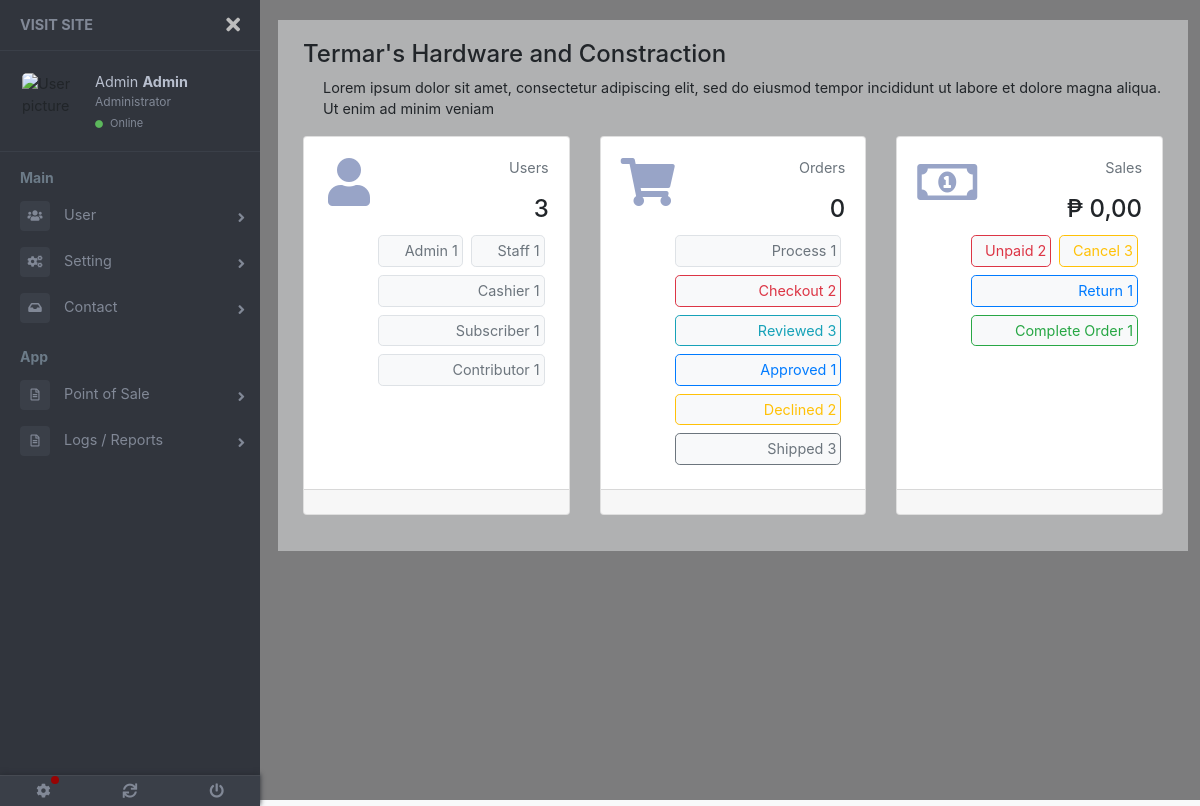
The page /routes/dashboard/index.php (signed in) on the database its author committed.
### tables this page shows
CREATE TABLE `conf` (
  `id` int(11) NOT NULL,
  `cmpny_name` varchar(254) NOT NULL,
  `sys_name` varchar(254) NOT NULL,
  `sys_ver` varchar(254) NOT NULL,
  `sys_logo` varchar(254) NOT NULL,
  `navbar_logo` varchar(254) NOT NULL,
  `favicon` varchar(254) NOT NULL,
  `quote_title` varchar(254) NOT NULL,
  `ceo_pres` varchar(254) NOT NULL,
  `memail` varchar(254) NOT NULL,
  `facebook` text NOT NULL,
  `telno` varchar(254) NOT NULL,
  `mobileno` varchar(254) NOT NULL,
  `maddress` text NOT NULL,
  `idletime` int(11) NOT NULL,
  `themename` varchar(254) NOT NULL,
  `domainhome` varchar(254) NOT NULL,
  `fontglobal` varchar(254) NOT NULL,
  `datetoday` varchar(8) NOT NULL,
  `created` datetime NOT NULL,
  `primary_color` varchar(254) NOT NULL,
  `second_color` varchar(254) NOT NULL,
  `third_color` varchar(254) NOT NULL,
  `forth_color` varchar(254) NOT NULL,
  `fifth_color` varchar(254) NOT NULL,
  `sixth_color` varchar(254) NOT NULL,
  `seventh_color` varchar(254) NOT NULL,
  `eight_color` varchar(254) NOT NULL,
  `ninght_color` varchar(254) NOT NULL,
  `tenth_color` varchar(254) NOT NULL,
  `menu_gradient_color` varchar(254) NOT NULL,
  `geo_map` text NOT NULL,
  `build_by` varchar(254) NOT NULL,
  `cwebzite` varchar(254) NOT NULL,
  `dcurrencyx` varchar(15) NOT NULL,
  `nav_bar_orrient` text NOT NULL,
  `modified` timestamp NOT NULL DEFAULT current_timestamp() ON UPDATE current_timestamp(),
  `button_size` text NOT NULL,
  `content_width` text NOT NULL
);

### routes/dashboard/index.php (called while the page is built, shortened)
<?php
	include_once "../../inc/webconfig/conf.php";
	include_once "../../content/template-part/".$themename."/dashboard-header.php";
	include_once "../../content/view/dashboard/index.php";
	include_once "../../content/template-part/".$themename."/dashboard-footer.php";

### inc/webconfig/conf.php (called while the page is built, shortened)
<?php
	try {
		$cnn = new PDO("mysql:host={$host};dbname={$db}", $unameroot, $pw);
		$qry_webconf = "SELECT * FROM conf LIMIT 1";
		$stmt_webconf = $cnn->prepare($qry_webconf);
		$stmt_webconf->execute();
		$row_webconf = $stmt_webconf->fetch(PDO::FETCH_ASSOC);
		$sysname = $row_webconf['sys_name'];
		$quotetitle = $row_webconf['quote_title'];
		$dcurrencyx = $row_webconf['dcurrencyx'];
	} catch(PDOException $e) {
		$err = $e->getMessage();
		$err2 = strrchr($e,"1049");
		if($err2=1049){
			echo "Error: Unknown Database.<br><a href='../../dbase/creadb'>Fix It!</a>";
			die;
		}
	}

### inc/dashboard/analysis-front.php (called while the page is built)
<?php
	include_once "../../inc/cnndb.php";
	$qry_user = "SELECT * FROM tblsysuser WHERE deletedx=0";
	$stmnt_user = $cnn->prepare($qry_user);
	$stmnt_user->execute();
	$rwCntUsr = $stmnt_user->rowCount();
	$qry_order = "SELECT * FROM tbl_order_customer WHERE remarks=:process OR remarks=:checkout OR remarks=:reviewed OR remarks=:approved OR remarks=:shipped AND status=:unpaid AND deleted=0";
	$stmnt_order = $cnn->prepare($qry_order);
	$process = 'Process';
	$checkout = 'Checkout';
	$reviewed = 'Reviewed';
	$approved = 'Approved';
	$shipped = 'Shipped';
	$unpaid = 'Unpaid';
	$stmnt_order->bindParam(':process', $process);
	$stmnt_order->bindParam(':checkout', $checkout);
	$stmnt_order->bindParam(':reviewed', $reviewed);
	$stmnt_order->bindParam(':approved', $approved);
	$stmnt_order->bindParam(':shipped', $shipped);
	$stmnt_order->bindParam(':unpaid', $unpaid);
	$stmnt_order->execute();
	$rwCntOrdr = $stmnt_order->rowCount();
	$qry_sales = "SELECT SUM(sub_total) AS tsales FROM tbl_order_customer WHERE status=:paid AND deleted=0";
	$stmnt_sales = $cnn->prepare($qry_sales);
	$paid = 'Paid';
	$stmnt_sales->bindParam(':paid', $paid);
	$stmnt_sales->execute();
	$row_sales = $stmnt_sales->fetch(PDO::FETCH_ASSOC);
	if ($row_sales['tsales']==0) {
		$rwCntSals = '0.00';
	} else {
		$rwCntSals = $row_sales['tsales'];
	}
	$total_user = $rwCntUsr;
	$total_order = $rwCntOrdr;
	$total_sales = number_format($rwCntSals,2,',','.');

### content/view/dashboard/index.php (the view, shortened to what this page needs)
<?php
	include_once "../../content/template-part/".$themename."/dashboard-navbar.php";
	include_once "../../inc/dashboard/analysis-front.php";
?>
<main class="page-content">
	<div class="container-fluid bg-light-opacity">
		<h4><?php echo $sysname; ?></h4>
		<p><?php echo $quotetitle ; ?></p>
		<div class="card-deck mb-3">
			<div class="card bg-default">
				<div class="card-body text-center">
					<div class="card-innerBody d-flex">
						<div class="card-icon text-light"><i aria-hidden="true" class="fa fa-user"></i></div>
						<div class="ml-auto">
							<p class="card-label text-right text-muted">Users</p>
							<h4  class="card-text text-right "><?php echo $total_user; ?></h4>
							<div class="d-flex flex-wrap text-right">
								<div class="p-1 m-1 rounded-lg bg-light flex-fill text-muted border border-muted">Admin 1</div>
								<div class="p-1 m-1 rounded-lg bg-light flex-fill text-muted border border-muted">Staff 1</div>
								<div class="p-1 m-1 rounded-lg bg-light flex-fill text-muted border border-muted">Cashier 1</div>
								<div class="p-1 m-1 rounded-lg bg-light flex-fill text-muted border border-muted">Subscriber 1</div>
								<div class="p-1 m-1 rounded-lg bg-light flex-fill text-muted border border-muted">Contributor 1</div>
							</div>
						</div>
					</div>
				</div>
				<div class="card-footer d-flex">
				</div>
			</div>
			<div class="card bg-default">
				<div class="card-body text-center">
					<div class="card-innerBody d-flex">
						<div class="card-icon text-light"><i aria-hidden="true" class="fa fa-shopping-cart"></i></div>
						<div class="ml-auto">
							<p class="card-label text-right text-muted">Orders</p>
							<h4 class="card-text text-right"><?php echo $total_order; ?></h4>
							<div class="d-flex flex-wrap text-right">
								<div class="p-1 m-1 rounded-lg bg-light flex-fill text-muted border border-muted">Process 1</div>
							 	<div class="p-1 m-1 rounded-lg bg-light flex-fill text-danger border border-danger">Checkout 2</div>
								<div class="p-1 m-1 rounded-lg bg-light flex-fill text-info border border-info">Reviewed 3</div>
								<div class="p-1 m-1 rounded-lg bg-light flex-fill text-primary border border-primary">Approved 1</div>
							 	<div class="p-1 m-1 rounded-lg bg-light flex-fill text-warning border border-warning">Declined 2</div>
								<div class="p-1 m-1 rounded-lg bg-light flex-fill text-secondary border border-secondary">Shipped 3</div>
							</div>
						</div>
					</div>
				</div>
				<div class="card-footer d-flex">
				</div>
			</div>
			<div class="card bg-default">
				<div class="card-body text-center">
					<div class="card-innerBody d-flex">
						<div class="card-icon text-light"><i aria-hidden="true" class="far fa-money-bill-alt"></i></div>
						<div class="ml-auto">
							<p class="card-label text-right text-muted">Sales</p>
							<h4  class="card-text text-right "><?php echo $dcurrencyx; ?> <?php echo $total_sales; ?></h4>
							<div class="d-flex flex-wrap text-right">
							 	<div class="p-1 m-1 rounded-lg bg-light flex-fill text-danger border border-danger">Unpaid 2</div>
								<div class="p-1 m-1 rounded-lg bg-light flex-fill text-warning border border-warning">Cancel 3</div>
								<div class="p-1 m-1 rounded-lg bg-light flex-fill text-primary border border-primary">Return 1</div>
								<div class="p-1 m-1 rounded-lg bg-light flex-fill text-success border border-success">Complete Order 1</div>
							</div>
						</div>
					</div>
				</div>
				<div class="card-footer d-flex">
				</div>
			</div>
		</div>
	</div>
</main>

### assets/css/dashboard.css (style rules this page uses)
body { font-size: 0.9rem; }
@media screen and (min-width: 768px) { .page-wrapper.toggled .page-content { padding-left: 278px; padding-right: 12px; } }
.page-wrapper .page-content { display: inline-block; width: 100%; padding-left: 0px; padding-top: 20px; }
.page-wrapper .page-content > div { padding: 20px 25px; }
.page-wrapper .page-content { overflow-x: hidden; }
.page-content { height: 100vh; }
.bg-light-opacity { background-color: #f8f9fa6b!important; }
#myDashB .card .card-icon i { width: 50px; height: 50px; line-height: 50px; text-align: center; border-radius: 50%; font-size: 3rem; color: #98a4c7; }

### assets/css/style.css (style rules this page uses)
* { box-sizing: border-box; }
body { margin: 0; }

### rows shown on the page
conf: sys_name "Termar's Hardware and Constraction", quote_title "Lorem ipsum dolor sit amet, consectetur adipiscing elit, sed do eiusmod tempor incididunt ut labore et dolore magna aliqua. Ut enim ad minim veniam", dcurrencyx "₱"

### other values the page prints
$givename "Admin"
$lastname "Admin"
$ptitle "Administrator"
$total_user "3"
$total_order "0"
$total_sales "0,00"
